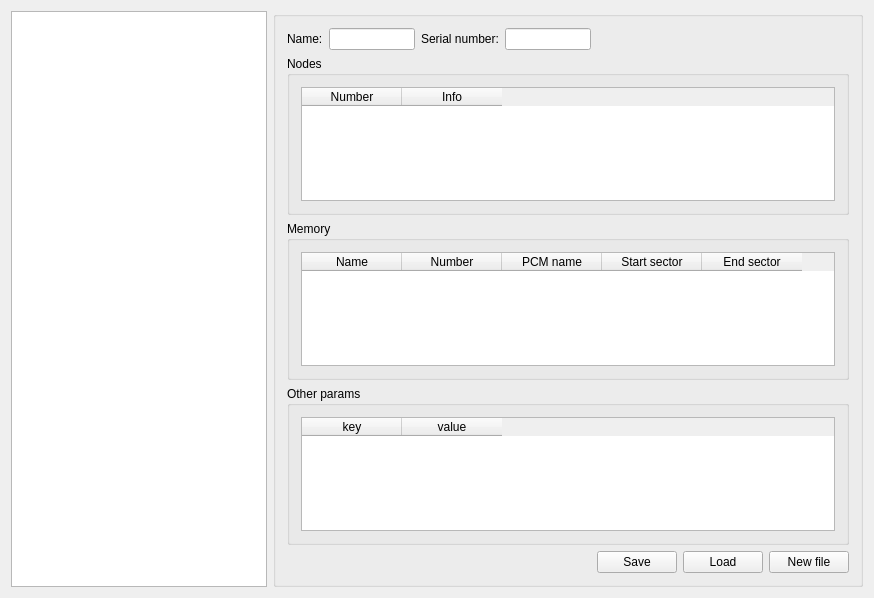
<?xml version="1.0" encoding="UTF-8"?>
<ui version="4.0">
 <class>DeviceViewer</class>
 <widget class="QWidget" name="DeviceViewer">
  <property name="geometry">
   <rect>
    <x>0</x>
    <y>0</y>
    <width>874</width>
    <height>598</height>
   </rect>
  </property>
  <property name="windowTitle">
   <string>DeviceViewer</string>
  </property>
  <layout class="QHBoxLayout" name="horizontalLayout">
   <item>
    <widget class="QListWidget" name="devices"/>
   </item>
   <item>
    <widget class="QGroupBox" name="groupBox">
     <property name="sizePolicy">
      <sizepolicy hsizetype="Preferred" vsizetype="Preferred">
       <horstretch>6</horstretch>
       <verstretch>0</verstretch>
      </sizepolicy>
     </property>
     <property name="title">
      <string/>
     </property>
     <layout class="QGridLayout" name="gridLayout">
      <item row="2" column="0" colspan="7">
       <widget class="QGroupBox" name="groupBox_3">
        <property name="title">
         <string>Memory</string>
        </property>
        <layout class="QHBoxLayout" name="horizontalLayout_3">
         <item>
          <widget class="QTableWidget" name="memoryTable">
           <property name="sortingEnabled">
            <bool>false</bool>
           </property>
           <property name="cornerButtonEnabled">
            <bool>true</bool>
           </property>
           <column>
            <property name="text">
             <string>Name</string>
            </property>
           </column>
           <column>
            <property name="text">
             <string>Number</string>
            </property>
           </column>
           <column>
            <property name="text">
             <string>PCM name</string>
            </property>
           </column>
           <column>
            <property name="text">
             <string>Start sector</string>
            </property>
           </column>
           <column>
            <property name="text">
             <string>End sector</string>
            </property>
           </column>
          </widget>
         </item>
        </layout>
       </widget>
      </item>
      <item row="4" column="6">
       <widget class="QPushButton" name="newBtn">
        <property name="text">
         <string>New file</string>
        </property>
       </widget>
      </item>
      <item row="1" column="0" colspan="7">
       <widget class="QGroupBox" name="groupBox_2">
        <property name="title">
         <string>Nodes</string>
        </property>
        <layout class="QHBoxLayout" name="horizontalLayout_2">
         <item>
          <widget class="QTableWidget" name="nodesTable">
           <column>
            <property name="text">
             <string>Number</string>
            </property>
           </column>
           <column>
            <property name="text">
             <string>Info</string>
            </property>
           </column>
          </widget>
         </item>
        </layout>
       </widget>
      </item>
      <item row="3" column="0" colspan="7">
       <widget class="QGroupBox" name="groupBox_4">
        <property name="title">
         <string>Other params</string>
        </property>
        <layout class="QVBoxLayout" name="verticalLayout">
         <item>
          <widget class="QTableWidget" name="otherTable">
           <column>
            <property name="text">
             <string>key</string>
            </property>
           </column>
           <column>
            <property name="text">
             <string>value</string>
            </property>
           </column>
          </widget>
         </item>
        </layout>
       </widget>
      </item>
      <item row="4" column="5">
       <widget class="QPushButton" name="loadBtn">
        <property name="text">
         <string>Load</string>
        </property>
       </widget>
      </item>
      <item row="0" column="4" colspan="3">
       <spacer name="horizontalSpacer_2">
        <property name="orientation">
         <enum>Qt::Horizontal</enum>
        </property>
        <property name="sizeHint" stdset="0">
         <size>
          <width>40</width>
          <height>20</height>
         </size>
        </property>
       </spacer>
      </item>
      <item row="0" column="3">
       <widget class="QLineEdit" name="serialNumEdit">
        <property name="inputMask">
         <string/>
        </property>
        <property name="text">
         <string/>
        </property>
       </widget>
      </item>
      <item row="0" column="1">
       <widget class="QLineEdit" name="nameEdit"/>
      </item>
      <item row="0" column="0">
       <widget class="QLabel" name="label">
        <property name="text">
         <string>Name:</string>
        </property>
       </widget>
      </item>
      <item row="0" column="2">
       <widget class="QLabel" name="label_2">
        <property name="text">
         <string>Serial number:</string>
        </property>
       </widget>
      </item>
      <item row="4" column="4">
       <widget class="QPushButton" name="saveBtn">
        <property name="text">
         <string>Save</string>
        </property>
       </widget>
      </item>
     </layout>
    </widget>
   </item>
  </layout>
 </widget>
 <layoutdefault spacing="6" margin="11"/>
 <resources/>
 <connections/>
</ui>
